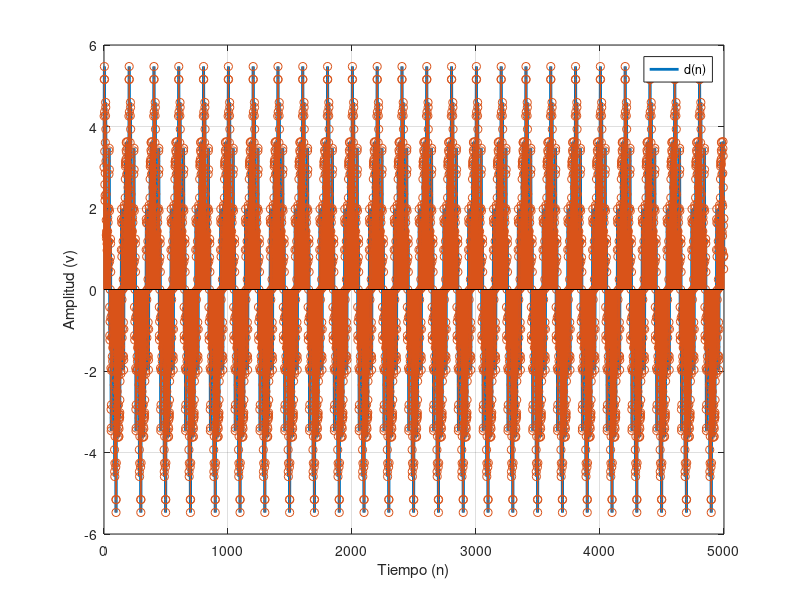
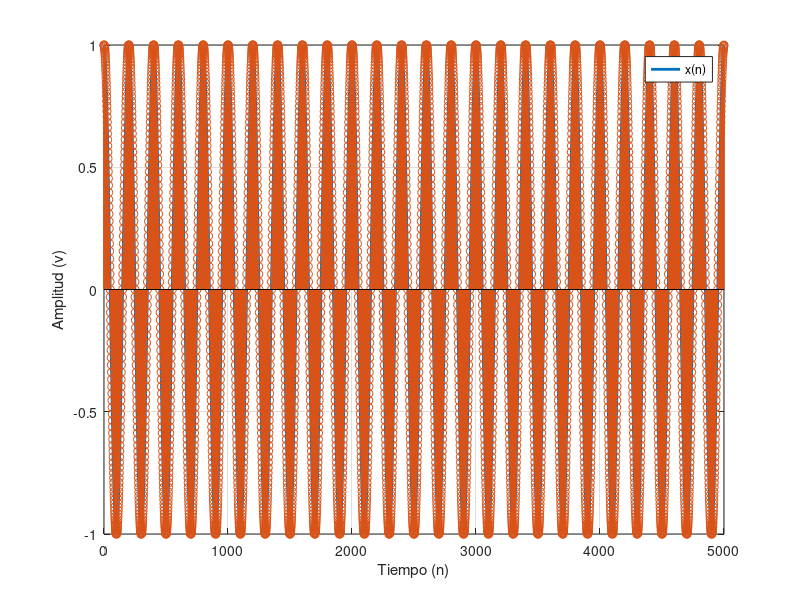
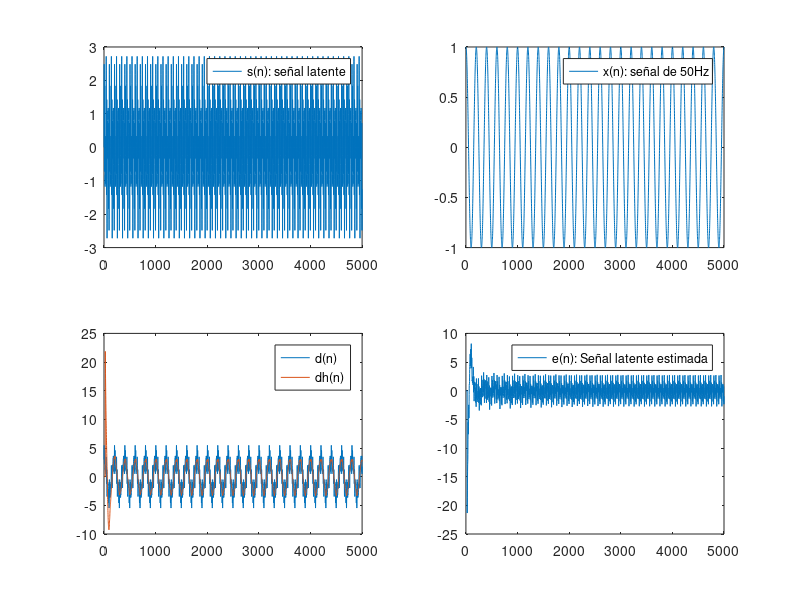
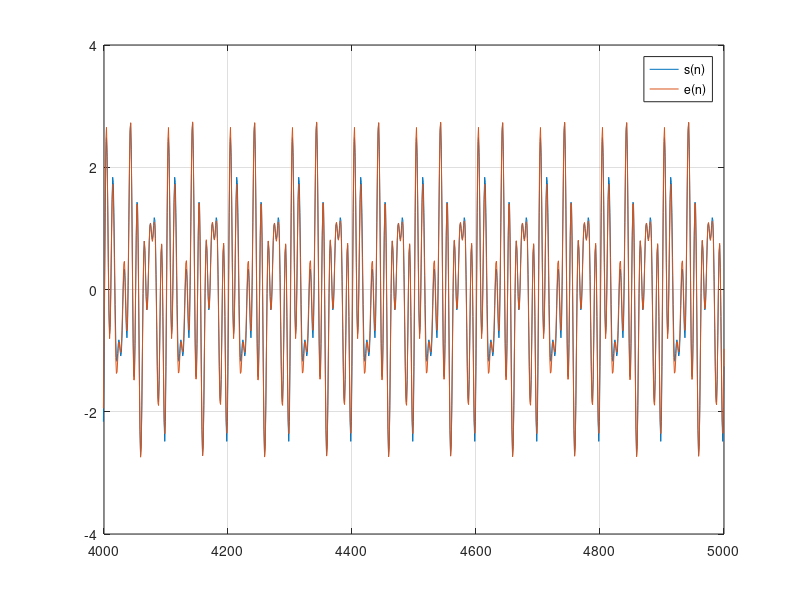

The MATLAB script that drew these images, in order:
%% Diseño de un filtro adaptativo II
% En teoria se vieron los filtros adaptativos, en los cuales se busca
% obtener una respuesta al impulso variante en tiempo, es decir que cambian
% los valores de sus coeficientes en cada instante de tiempo.
%
% Este tipo de filtros asume que existe una señal de referencia, la cual es
% la señal deseada d(n) a obtener al pasar la señal medida x(n) por nuestro
% filtro adaptativo h(n) que se asume de tener N coeficientes. El modelo de
% la señal aproximada es el siguiente:
%                   dh(n) = x(n) * h(n)
%
% Se conoce al filtro como adaptativo justamente por ello, dado que la 
% señal medida x(n) pudiera cambiar, el filtro necesita adaptarse a esos 
% cambios y proveer la mejor aproximación de la señal de referencia d(n). 
% Esto va a introducir un error por la aproximación no exacta, dado por
%                   e(n) = d(n) - dh(n) = d(n) - x(n) * h(n)
%
% Lo que busca el filtro adaptativo es minimizar el error cuadratico medio
%           min {E[e^2(n)]}
%
% Cuya solución vista en clase fue por medio del algoritmo steepest descent
%               h(n) = h(n-1) + 2*step*e(n)*z
%
% donde z es un vector que contiene las ultimas N muestras de la señal x(n)
%       z = [x(n),x(n-1),...,x(n-(N-1))]
% mientras que "step" es un parametro que regulariza la velocidad de
% aprendizaje de h(n), el cual en la práctica debe de tener un valor 
% relativamente pequeño para no desestabilizar el sistema

% Vamos a diseñar un filtro adaptativo para el siguiente problema:
% Una señal puede contener frecuencias entre 20Hz hasta 120Hz. Sin embargo,
% dicha señal siempre viene contaminada por una señal de 50Hz, la cual es
% una frecuencia que no se desea tener en esta señal. Se desea diseñar un
% filtro adaptativo que permita filtrar únicamente la señal de 50Hz. Asuma 
% que la frecuencia de muestreo es de 10000Hz y que la cantidad de muestras 
% que se adquieren son 5000. Ademas suponga que la señal muestreada es
% sin(2*pi*30*t) + sin(2*pi*50*t) + sin(2*pi*80*t) + sin(2*pi*100*t)
%
% Al final visualice las ultimas 1000 muestras
close all
F1 = 300;
F2=50;
F3=800;
F4=1000;
Fs=10000;
N=5000;
n=(0:N-1)';

% Señal latente (la que se desea obtener)
s = sin(2*pi*(F1/Fs)*n) + sin(2*pi*(F3/Fs)*n) + sin(2*pi*(F4/Fs)*n);

% En este caso, dado que la señal latente pudiera ser más compleja, nos
% combiene que la señal x(n) sea la de 50Hz
x=cos(2*pi*(F2/Fs)*n);

% Y que la señal de referencia sea la muestreada
d = s + 3*x;

% Es decir, se estan invirtiendo los papeles para este caso, puesto que va
% permitir que la señal de error sea la señal que capture la señal latente
% Si x(n) = cos(2*pi*(50/Fs)*n) y además, d(n) es la señal medida
% La señal de eror seria e(n) = d(n) - dh(n), donde dh(n) se aproximaria a
% la señal de 50Hz

% Graficamos ambas señales
figure;
plot(n,d,'LineWidth',2);
hold on
stem(n,d);
hold off
xlabel('Tiempo (n)');
ylabel('Amplitud (v)');
grid on;
legend('d(n)');
figure;
plot(n,x,'LineWidth',2);
hold on
stem(n,x);
hold off
xlabel('Tiempo (n)');
ylabel('Amplitud (v)');
grid on;
legend('x(n)');

% Suponga que el orden del filtro es 25
% Inicialización del filtro
M=25;           % Orden
hk=ones(M,1);   % Respuesta al impulso h(n)
e=zeros(N,1);   % Señal de eror e(n)
dh=zeros(N,1);  % Salida estimada d(n)

% Steepest descent
step = 0.0009;
% Se accesa a las muestras conforme se esperarian recibir, a partir de la
% muestra que corresponde con el orden del filtro (M)
for n = M:N
    % Vector de los M valores pasados de x(n)
    xk = x(n:-1:n-M+1); % xk=[x(n),x(n-1),...,x(n-N+1)]

    % Calcular el error e(n) = d(n) - x(n)*h(n)
    e(n) = d(n) - xk'*hk;

    % Actualizar a h(n) = h(n-1) + 2*step*e(n)*xk
    hk = hk + 2*step*e(n)*xk;

    % Estimar la señal dh(n) = x(n) * h(n)
    dh(n) = xk'*hk;
end

% Graficar los resultados
figure;
subplot(2,2,1);
plot(s);
legend('s(n): señal latente');

subplot(2,2,2);
plot(x)
legend('x(n): señal de 50Hz');

subplot(2,2,3);
plot(d);
hold on
plot(dh)
hold off
legend('d(n)','dh(n)');

subplot(2,2,4);
plot(e);
legend('e(n): Señal latente estimada');

% En este ejercicio la señal de interes no es la deseada, sino la del error
% puesto que es a la que se le elimina la señal de frecuencia de 50Hz
figure;
plot(s);
hold on;
plot(e);
hold off
grid on;
legend('s(n)','e(n)')
ylim([-4,4])
xlim([4000,5000]);
% Otro ejemplo donde se puede plantear esto es para señales ecg, donde el
% ancho de banda de estas señales es de aproximadamente 150Hz, es decir la
% señal contempla señales desde 0 hasta 150Hz, sin embargo pudiera existir
% un acoplamiento electromagnetico por la señal de la red electrica que es
% de 60Hz con esta señal ECG, y termine montandose la señal de interes en
% la señal de 60Hz (ver grafico de la señal deseada en este caso)